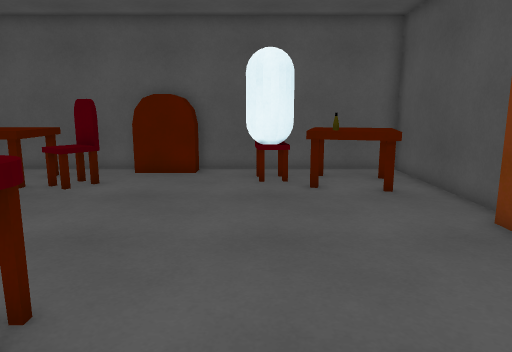
view 1 (above)

16 first-person views from a walk through a Unity game level. The camera is 1.3 m above the floor, tilts 10° down and sees 70° across. The floor is counted in squares, 0.52 m on a side. Each view is taken from the middle of a square. On the plan, view 1 faces up. The plan holds only what a view shows up to about 20 squares ahead; the rest is blank. The place goes on beyond the plan. The player is left out.

view 2
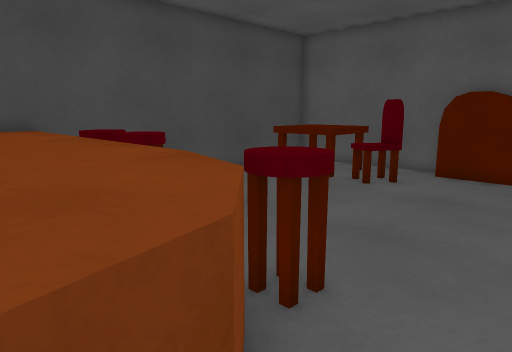

view 3
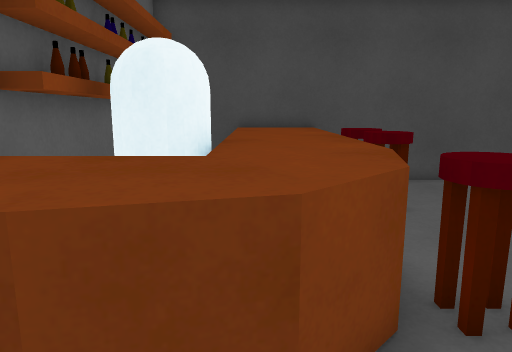

view 4
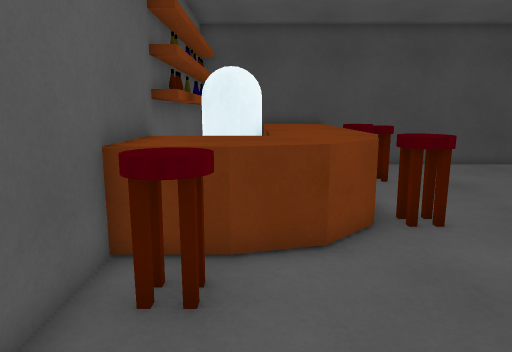

view 5
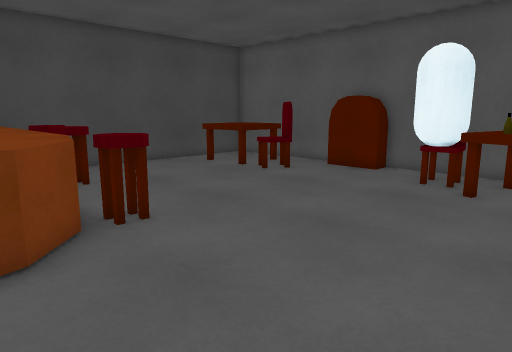

view 6
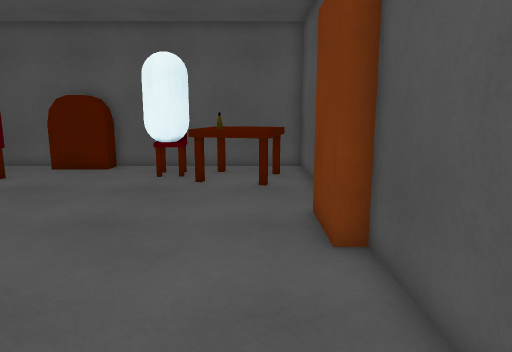

view 7
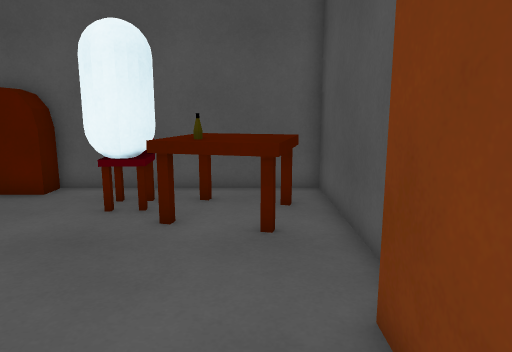

view 8
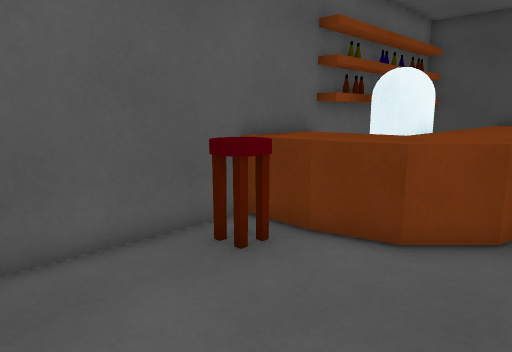

view 9
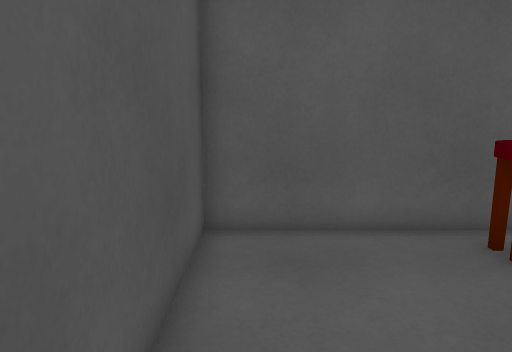

view 10
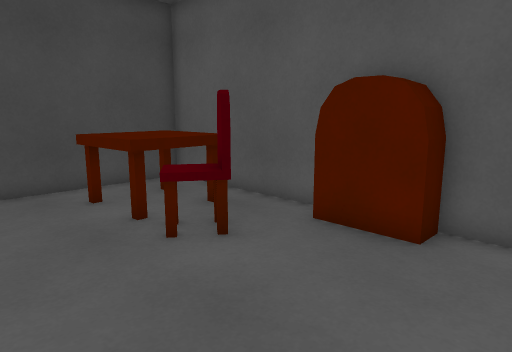

view 11
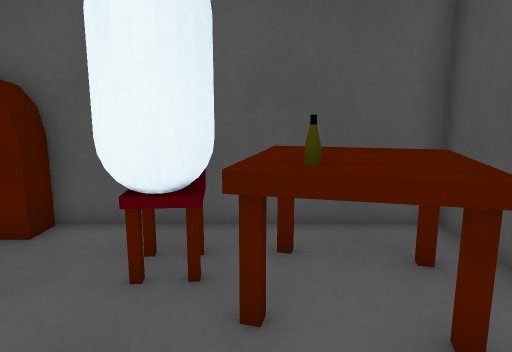

view 12
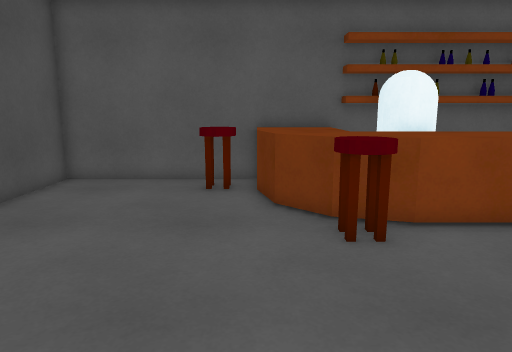

view 13
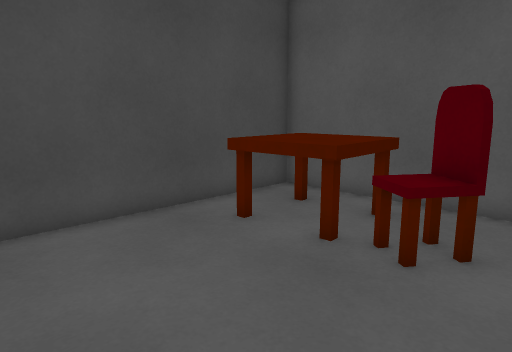

view 14
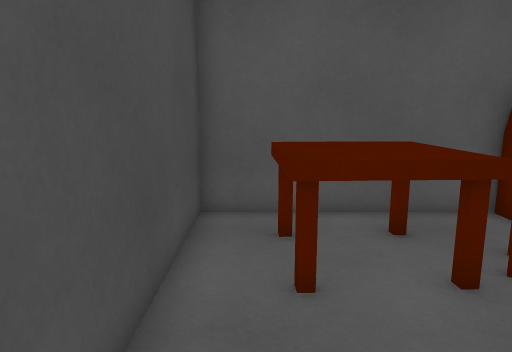

view 15
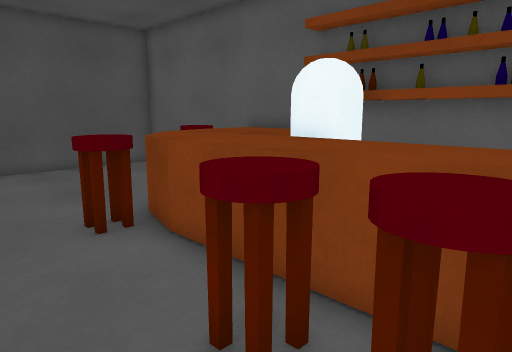

view 16
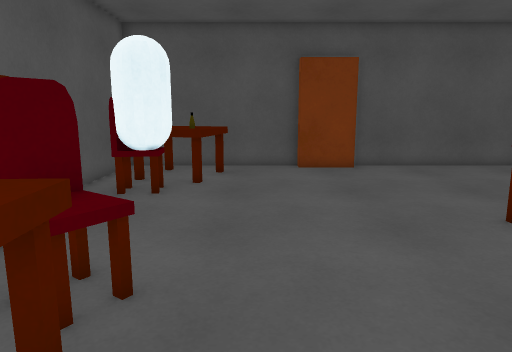

### Floor plan
Key: @ floor where view 1 was taken; # wall or solid block; . floor; = window, fence, low wall or low ledge; ^ raised ledge; v drop or lower ground; T table; C capsule; H chair; S shelf; O other object.
Columns run from 12 left of view 1 to 6 right of it. Each row starts with its distance up from view 1.
 16 vvvvv#####v####vvvv
 15 #.TTT..###=....T..v
 14 #TTTT.......CCTTTTv
 13 #TTTTHH.....CCTTTTv
 12 #TTTTHH.......TTTTv
 11 #...............T.#
 10 #.................#
  9 #.................#
  8 #................##
  7 #................##
  6 #................##
  5 #.=.^.............#
  4 #.^^^...=^........#
  3 ^^^^^^^^^^........#
  2 ^^^^^^^^^^^.......#
  1 ^^^^^^^^^^^.......#
  0 # ....CC^^^^@.....#
 -1 #    CCC^^^^^^....#
 -2 SSSSSSSSS^^^......#
 -3 vSSSSSSSvvvvv#####O

Positions as (right, up) in squares from view 1, and headings:
1: (0, 0), facing up
2: (0, 0), facing up-left
3: (1, 1), facing left
4: (5, 0), facing left
5: (5, 0), facing up-left
6: (4, -1), facing up
7: (4, 4), facing up
8: (5, 4), facing down-left
9: (5, 5), facing down
10: (0, 8), facing up-left
11: (2, 8), facing up
12: (-1, 11), facing down
13: (-4, 6), facing up-left
14: (-11, 7), facing up
15: (-11, 7), facing down-right
16: (-11, 10), facing right
